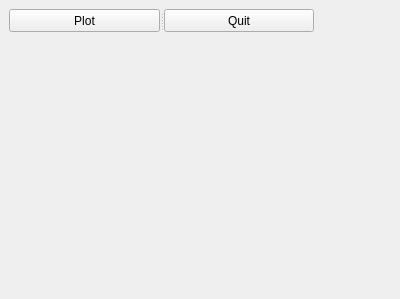
<?xml version="1.0" encoding="UTF-8"?>
<ui version="4.0">
 <class>Form</class>
 <widget class="QWidget" name="Form">
  <property name="geometry">
   <rect>
    <x>0</x>
    <y>0</y>
    <width>400</width>
    <height>299</height>
   </rect>
  </property>
  <property name="windowTitle">
   <string>Form</string>
  </property>
  <widget class="QSplitter" name="splitter">
   <property name="geometry">
    <rect>
     <x>9</x>
     <y>9</y>
     <width>305</width>
     <height>23</height>
    </rect>
   </property>
   <property name="orientation">
    <enum>Qt::Horizontal</enum>
   </property>
   <widget class="QPushButton" name="pltBtn">
    <property name="text">
     <string>Plot</string>
    </property>
   </widget>
   <widget class="QPushButton" name="quitBtn">
    <property name="text">
     <string>Quit</string>
    </property>
   </widget>
  </widget>
  <widget class="MplWidget" name="MplWidget" native="true">
   <property name="geometry">
    <rect>
     <x>30</x>
     <y>50</y>
     <width>341</width>
     <height>241</height>
    </rect>
   </property>
  </widget>
 </widget>
 <customwidgets>
  <customwidget>
   <class>MplWidget</class>
   <extends>QWidget</extends>
   <header>mplwidget.h</header>
   <container>1</container>
  </customwidget>
 </customwidgets>
 <resources/>
 <connections>
  <connection>
   <sender>quitBtn</sender>
   <signal>clicked()</signal>
   <receiver>Form</receiver>
   <slot>close()</slot>
   <hints>
    <hint type="sourcelabel">
     <x>381</x>
     <y>220</y>
    </hint>
    <hint type="destinationlabel">
     <x>208</x>
     <y>7</y>
    </hint>
   </hints>
  </connection>
 </connections>
</ui>
